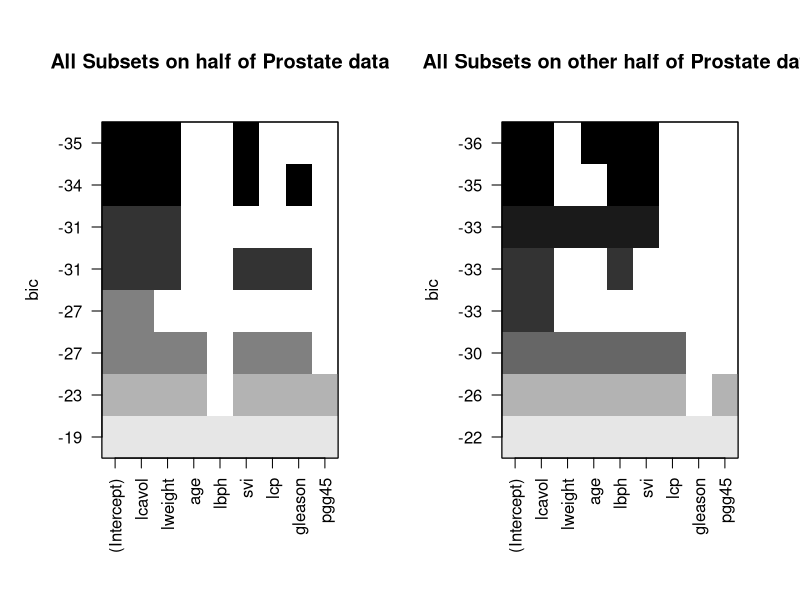
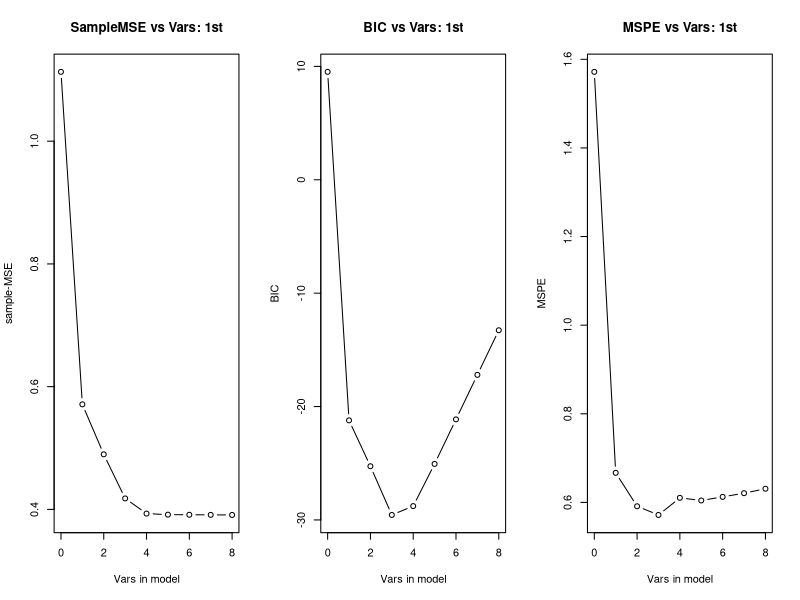

Here is the R script that generated these plots, in order:
#########################################################################
# Variable Selection Algorithms on Prostate Data
#
# Splitting data in half to show that model selection is quite variable!
#
# 1. All subsets regression
# 2. Stepwise
#########################################################################

prostate <-  read.table("Prostate.csv", 
                        header=TRUE, sep=",", na.strings=" ")
head(prostate)

# Splitting data in half using random uniform selection to make two "set"s.

set.seed(120401002) 
prostate$set <- ifelse(runif(n=nrow(prostate))>0.5, yes=2, no=1)

#########################################################################
# 1. All subsets 
#  Several R packages and functions do all-subsets. 
#  I will show leaps::regsubsets()
#  Need to separately give data for response and explanatories
#
# regsubsets() will return information oi the bese models of each size
#   but does not compare them to choose one best
#
# Have to do that separately.  I make a loop to do this
#   a. fit best model of each size
#   b. Compute sMSE, BIC, and MSPE from other half of data
#   c. Make plots of these.  
#  Could also select smallest BIC or MSPE and refit model for that size

library(leaps)
#  Note: default is to limit to 8-variable models.  
#  Add nvmax argument to increase when needed.
allsub1 <- regsubsets(x=prostate[prostate$set==1,1:8], 
                      y=prostate[prostate$set==1,9], nbest=1)
allsub2 <- regsubsets(x=prostate[prostate$set==2,1:8], 
                      y=prostate[prostate$set==2,9], nbest=1)


# Store summary() so we can see BICs 
summ.1 <- summary(allsub1)
summ.2 <- summary(allsub2)

summ.1
summ.2

names(summ.1)
summ.1$bic
summ.2$bic

# Plot of results in a special form
x11(h=7, w=10, pointsize=12)
par(mfrow=c(1,2))
plot(allsub1, main="All Subsets on half of Prostate data")
plot(allsub2, main="All Subsets on other half of Prostate data")

# Fitting the models in succession from smallest to largest.  
# Fit empty model and save results. 
# Then fit best 1-var, 2-var, etc., in loop
# Each time computing sample-MSE (sMSE), BIC, and mean squared pred. error (MSPE). 

# Sample sizes in two splits
n1 = nrow(prostate[prostate$set==1,])
n2 = nrow(prostate[prostate$set==2,])

results1 <- matrix(data=NA, nrow=9, ncol=4)
mod0 <- lm(lpsa ~ 1, data=prostate[prostate$set==1,])

#   (I usually use this for model evaluation when I am not using it for model selection)
pred11 <- predict(mod0, newdata=prostate[prostate$set==1,])
sMSE <- mean((pred11-prostate[prostate$set==1,]$lpsa)^2)

BIC <- extractAIC(mod0, k=log(n1))
pred2 <- predict(mod0, newdata=prostate[prostate$set==2,])
MSPE <- mean((pred2-prostate[prostate$set==2,]$lpsa)^2)
results1[1,] <- c(0, sMSE, BIC[2], MSPE)

colnames(results1) = c("p", "sMSE", "BIC", "MSPE")

# Move response to 1st column to be included every time below.
#  ("Disguising" it in the intercept slot)
prostate2 <- prostate[,c(9,1:8)]

for(v in 1:8){
  mod1 <- lm(lpsa ~ ., data=prostate2[prostate$set==1, summ.1$which[v,]])
  BIC <- extractAIC(mod1, k=log(n1))
  pred1 <- predict(mod1)
  sMSE <- mean((pred1-prostate2[prostate$set==1,]$lpsa)^2)
  pred2 <- predict(mod1, newdata=prostate2[prostate$set==2,])
  MSPE <- mean((pred2-prostate2[prostate$set==2,]$lpsa)^2)
  results1[v+1,] <- c(v, sMSE, BIC[2], MSPE)
}

round(results1, digits=2)
# Best size according to BIC
results1[which.min(results1[,3]),1]
# Best size according to MSPE
results1[which.min(results1[,4]),1]

# All 3 plots together
x11(width=10,height=5,pointsize=18)
par(mfrow=c(1,3))
plot(x=results1[,1], y=results1[,2], xlab="Vars in model", ylab="sample-MSE",
     main="SampleMSE vs Vars: 1st", type="b")
plot(x=results1[,1], y=results1[,3], xlab="Vars in model", ylab="BIC",
     main="BIC vs Vars: 1st", type="b")
plot(x=results1[,1], y=results1[,4], xlab="Vars in model", ylab="MSPE",
     main="MSPE vs Vars: 1st", type="b")

# Could repeat for second half of data

#########################################################################
# 2. 
# Stepwise selection using "step()".  
#   You'll see what it's doing when you look at results
#
# Procedure:
# Fit minimum and maximum model first ("initial" and "final" below)
# In step(), object=SMALLEST MODEL, scope=list(upper=LARGEST MODEL),
#   argument to k gives it the penalty coefficient for the IC to use.  
#   Here we use BIC via log(n).

# First half of data

initial.1 <- lm(data=prostate[prostate$set==1,], 
                formula=lpsa~ 1)
final.1 <- lm(data=prostate[prostate$set==1,], 
              formula=lpsa~lcavol + lweight + age + lbph + svi + lcp + gleason + pgg45)

step1 <- step(object=initial.1, scope=list(upper=final.1), 
              k = log(n1))

# Second half of data

initial.2 <- lm(data=prostate[prostate$set==2,], 
                formula=lpsa~ 1)
final.2 <- lm(data=prostate[prostate$set==2,], 
              formula=lpsa~lcavol + lweight + age + lbph + svi + lcp + gleason + pgg45)
step2 <- step(object=initial.2, scope=list(upper=final.2),  
              k = log(n2))

# summary() does lm() regression on the best model.  
#   Can save object for later use if you want. 
summary(step1)
summary(step2)
